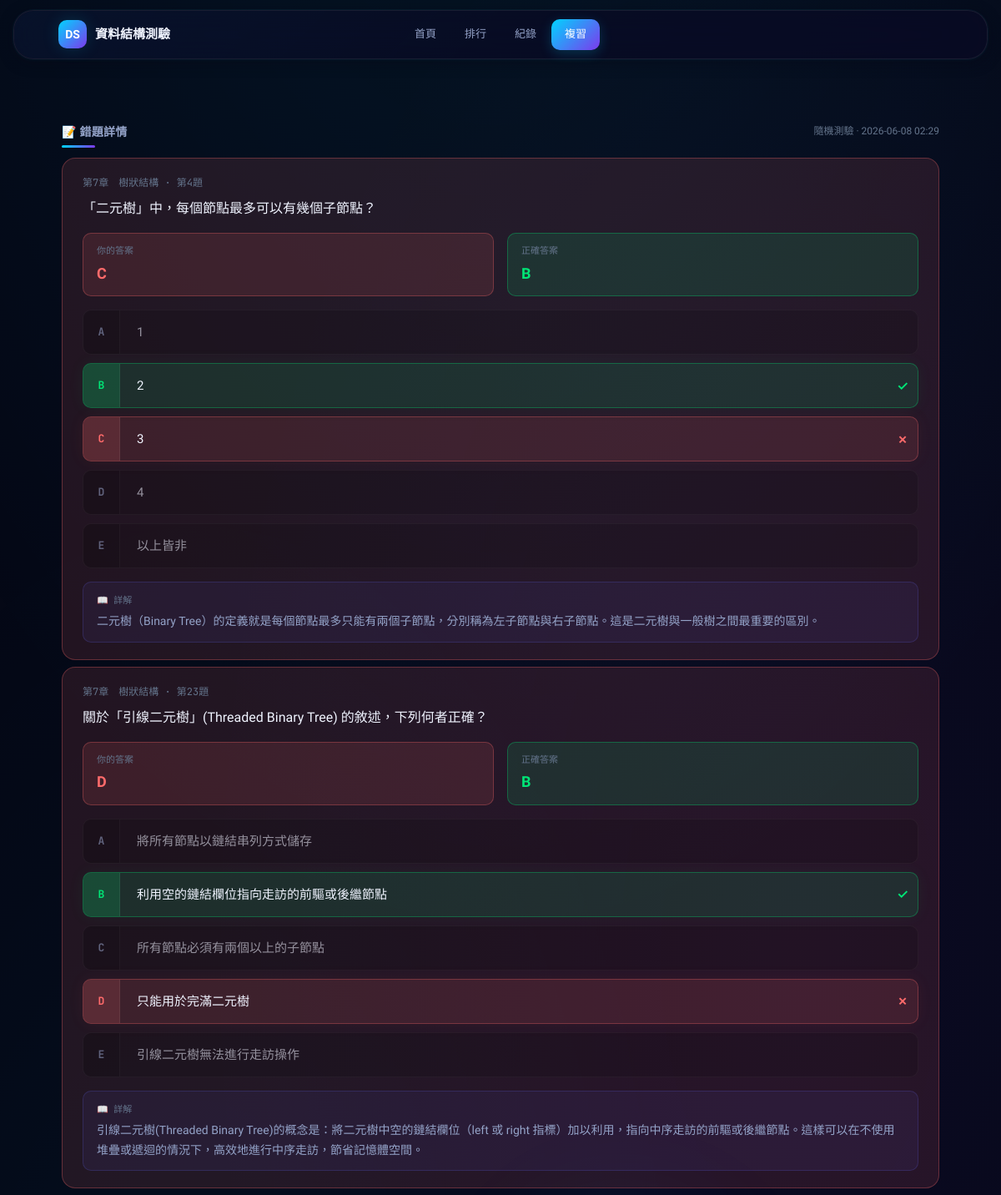
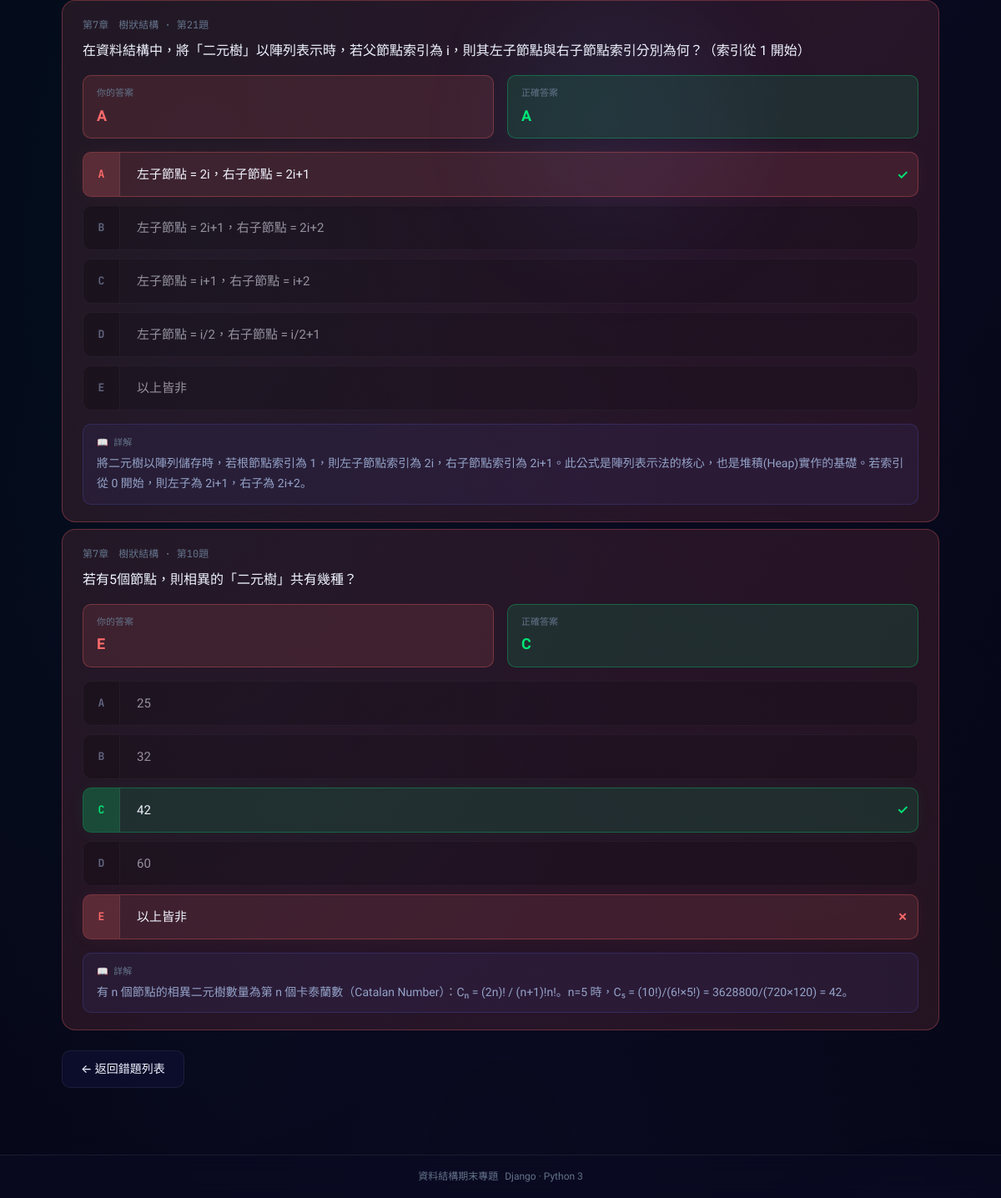
Screenshot of /wrong-answers/37/ with the database file from the repository (2 pictures, top to bottom).
### quiz_app/models.py (models this page shows, shortened)
class QuizRecord(models.Model):
    user = models.ForeignKey(User, on_delete=models.CASCADE, null=True, blank=True, verbose_name='使用者')
    chapter = models.CharField(max_length=50, verbose_name='章節')
    total_questions = models.IntegerField(verbose_name='總題數')
    correct_count = models.IntegerField(verbose_name='答對題數')
    score = models.FloatField(verbose_name='分數')
    time_spent = models.IntegerField(verbose_name='耗時(秒)', default=0)
    is_sr = models.BooleanField(default=False, verbose_name='間隔學習法')
    created_at = models.DateTimeField(auto_now_add=True, verbose_name='作答時間')
    class Meta:
        verbose_name = '作答記錄'
        verbose_name_plural = '作答記錄'
        ordering = ['-created_at']

class WrongAnswer(models.Model):
    quiz_record = models.ForeignKey(QuizRecord, on_delete=models.CASCADE, verbose_name='作答記錄')
    question = models.ForeignKey(Question, on_delete=models.CASCADE, verbose_name='題目')
    user_answer = models.CharField(max_length=1, verbose_name='使用者答案')
    created_at = models.DateTimeField(auto_now_add=True, verbose_name='作答時間')
    class Meta:
        verbose_name = '錯題記錄'
        verbose_name_plural = '錯題記錄'
        ordering = ['-created_at']

class Question(models.Model):
    DIFFICULTY_CHOICES = [
        ('easy', '簡單'),
        ('medium', '中等'),
        ('hard', '困難'),
    ]
    chapter = models.CharField(max_length=50, verbose_name='章節')
    question_number = models.IntegerField(verbose_name='題號')
    question_text = models.TextField(verbose_name='題目')
    question_image = models.ImageField(
        upload_to='quiz_app/images/',
        blank=True,
        null=True,
        verbose_name='題目圖片'
    )
    option_a = models.CharField(max_length=500, verbose_name='選項A')
    option_b = models.CharField(max_length=500, verbose_name='選項B')
    option_c = models.CharField(max_length=500, verbose_name='選項C')
    option_d = models.CharField(max_length=500, blank=True, null=True, verbose_name='選項D')
    option_e = models.CharField(max_length=500, blank=True, null=True, verbose_name='選項E')
    correct_answer = models.CharField(max_length=1, verbose_name='正確答案')
    difficulty = models.CharField(
        max_length=10,
        choices=DIFFICULTY_CHOICES,
        default='medium',
        verbose_name='難易度'
    )
    sequence_group = models.CharField(
        max_length=50,
        blank=True,
        null=True,
        verbose_name='連貫題組別',
        help_text='同一組別的題目會保持順序'
    )
    is_new = models.BooleanField(default=False, verbose_name='自編題目')
    source_note = models.CharField(
        max_length=200, blank=True, verbose_name='題目來源',
        help_text='若為自編題目，請註明來源或設計說明'
    )
    explanation = models.TextField(
        blank=True, verbose_name='題目詳解',
        help_text='作答後顯示的詳細解析，說明為什麼正確答案是對的'
    )
    error_count = models.IntegerField(default=0, verbose_name='累計錯誤次數')
    total_attempt_count = models.IntegerField(default=0, verbose_name='累計答題次數')
    class Meta:
        verbose_name = '題目'
        verbose_name_plural = '題目'
        unique_together = ['chapter', 'question_number']
        ordering = ['chapter', 'question_number']

### quiz_app/views.py (the view)
# urls.py: path('wrong-answers/<int:record_id>/', views.wrong_answers_detail, name='wrong_answers_detail'),
def wrong_answers_detail(request, record_id):
    record = QuizRecord.objects.get(id=record_id)
    wrong_answers = WrongAnswer.objects.filter(quiz_record=record).select_related('question')
    wrong_data = []
    for wrong in wrong_answers:
        question = wrong.question
        options = [
            ('A', question.option_a),
            ('B', question.option_b),
            ('C', question.option_c),
        ]
        if question.option_d:
            options.append(('D', question.option_d))
        if question.option_e:
            options.append(('E', question.option_e))
        wrong_data.append({
            'wrong': wrong,
            'options': options,
            'explanation': question.explanation or '',
        })
    return render(request, 'quiz_app/wrong_answers_detail.html', {
        'record': record,
        'wrong_answers': wrong_data,
    })

### quiz_app/templates/quiz_app/wrong_answers_detail.html (shortened to what this page needs)
<!DOCTYPE html>
<html lang="zh-Hant">
<head>
  {% load static %}
  <link rel="stylesheet" href="{% static 'quiz_app/css/style.css' %}"/>
</head>
<body>
  <div class="stars">
  </div>
  <div class="floating-orb"></div>
<div class="app">
  <header class="header">
    <div class="header-inner">
      <a class="brand" href="{% url 'home' %}">
        <span class="brand-icon">DS</span>
        <span>資料結構測驗</span>
      </a>
      <nav class="nav" id="main-nav">
        <a class="nav-link" href="{% url 'home' %}">首頁</a>
        <a class="nav-link" href="{% url 'leaderboard' %}">排行</a>
        <a class="nav-link" href="{% url 'quiz_records' %}">紀錄</a>
        <a class="nav-link active" href="{% url 'wrong_answers' %}">複習</a>
      </nav>
    </div>
  </header>
  <main>
    <div class="container">
      <div class="section-head">
        <h3 class="section-title">📝 錯題詳情</h3>
        <span class="section-meta">{{ record.chapter }} · {{ record.created_at|date:"Y-m-d H:i" }}{% if is_sr %} <span class="tag tag-purple" style="font-size:11px;">間隔學習</span>{% endif %}</span>
      </div>
      {% if wrong_answers %}
      <div class="wrong-list">
        {% for item in wrong_answers %}
        {% with wrong=item.wrong options=item.options %}
        <div class="wrong-item">
          <div class="mono dim" style="font-size:12px;margin-bottom:8px;">
            {{ wrong.question.chapter }} · 第{{ wrong.question.question_number }}題
          </div>
          <div style="font-size:16px;margin-bottom:16px;line-height:1.6;">{{ wrong.question.question_text }}</div>
          <div style="display:flex;gap:16px;margin-bottom:16px;">
            <div style="flex:1;padding:12px 16px;background:var(--coral-soft);border:1px solid var(--coral-border);border-radius:var(--radius);">
              <div class="mono dim" style="font-size:11px;margin-bottom:4px;">你的答案</div>
              <div style="font-size:18px;font-weight:600;color:var(--coral);">{{ wrong.user_answer|default:"(未作答)" }}</div>
            </div>
            <div style="flex:1;padding:12px 16px;background:var(--mint-soft);border:1px solid var(--mint-border);border-radius:var(--radius);">
              <div class="mono dim" style="font-size:11px;margin-bottom:4px;">正確答案</div>
              <div style="font-size:18px;font-weight:600;color:var(--mint);">{{ wrong.question.correct_answer }}</div>
            </div>
          </div>
          <div class="options">
            {% for option_key, option_text in options %}
            <div class="option {% if option_key == wrong.user_answer %}wrong{% elif option_key == wrong.question.correct_answer %}correct{% else %}faded{% endif %}" style="cursor:default;">
              <span class="opt-letter">{{ option_key }}</span>
              <span class="opt-text">{{ option_text }}</span>
              {% if option_key == wrong.question.correct_answer %}
              <span class="opt-mark" style="color:var(--mint);">✓</span>
              {% elif option_key == wrong.user_answer %}
              <span class="opt-mark" style="color:var(--coral);">✗</span>
              {% endif %}
            </div>
            {% endfor %}
          </div>
          {% if item.explanation %}
          <div style="margin-top:16px;padding:12px 16px;background:rgba(99,102,241,0.08);border:1px solid rgba(99,102,241,0.2);border-radius:var(--radius);font-size:14px;line-height:1.7;color:var(--text-muted);">
            <div class="mono dim" style="font-size:11px;margin-bottom:4px;">📖 詳解</div>
            {{ item.explanation }}
          </div>
          {% endif %}
        </div>
        {% endwith %}
        {% endfor %}
      </div>
      {% else %}
      <div class="empty">
        <div>這次測驗沒有錯題！🎉</div>
      </div>
      {% endif %}
      <div style="margin-top:24px;">
        <a class="btn" href="{% if is_sr %}{% url 'sr_wrong_answers' %}{% else %}{% url 'wrong_answers' %}{% endif %}">← 返回錯題列表</a>
      </div>
    </div>
  </main>
  <footer class="app-footer">
    <div class="container footer-inner" style="padding:0;">
      <div class="dim" style="font-size:12px">資料結構期末專題</div>
      <div class="dim" style="font-size:12px">Django · Python 3</div>
    </div>
  </footer>
</div>
</body>
</html>

### rows the page displays
QuizRecord: chapter "隨機測驗", created_at "2026-06-08 02:29"
WrongAnswer: wrong.question.chapter "第7章 樹狀結構", wrong.question.question_number "4", wrong.question.question_text "「二元樹」中，每個節點最多可以有幾個子節點？", wrong.user_answer "C", wrong.question.correct_answer "B", options "A" "B" "C" "D" "E", options "1" "2" "3" "4", explanation "二元樹（Binary Tree）的定義就是每個節點最多只能有兩個子節點，分別稱為左子節點與右子節點。這是二元樹與一般樹之間最重要的區別。"
Question: options "以上皆非"
WrongAnswer: wrong.question.chapter "第7章 樹狀結構", wrong.question.question_number "23", wrong.question.question_text "關於「引線二元樹」(Threaded Binary Tree) 的敘述，下列何者正確？", wrong.user_answer "D", wrong.question.correct_answer "B", options "A" "B" "C" "D" "E", explanation "引線二元樹(Threaded Binary Tree)的概念是：將二元樹中空的鏈結欄位（left 或 right 指標）加以利用，指向中序走訪的前驅或後繼節點。這樣可以在不使用堆疊或遞迴的情況下，高效地進行中序走訪，節省記憶體空間。"
Question: options "將所有節點以鏈結串列方式儲存" "利用空的鏈結欄位指向走訪的前驅或後繼節點" "所有節點必須有兩個以上的子節點" "只能用於完滿二元樹" "引線二元樹無法進行走訪操作"
WrongAnswer: wrong.question.chapter "第7章 樹狀結構", wrong.question.question_number "21", wrong.question.question_text "在資料結構中，將「二元樹」以陣列表示時，若父節點索引為 i，則其左子節點與右子節點索引分別為何？（索引從 1 開始）", wrong.user_answer "A", wrong.question.correct_answer "A", options "A" "B" "C" "D" "E", explanation "將二元樹以陣列儲存時，若根節點索引為 1，則左子節點索引為 2i，右子節點索引為 2i+1。此公式是陣列表示法的核心，也是堆積(Heap)實作的基礎。若索引從 0 開始，則左子為 2i+1，右子為 2i+2。"
Question: options "左子節點 = 2i，右子節點 = 2i+1" "左子節點 = 2i+1，右子節點 = 2i+2" "左子節點 = i+1，右子節點 = i+2" "左子節點 = i/2，右子節點 = i/2+1" "以上皆非"
WrongAnswer: wrong.question.chapter "第7章 樹狀結構", wrong.question.question_number "10", wrong.question.question_text "若有5個節點，則相異的「二元樹」共有幾種？", wrong.user_answer "E", wrong.question.correct_answer "C", options "A" "B" "C" "D" "E", explanation "有 n 個節點的相異二元樹數量為第 n 個卡泰蘭數（Catalan Number）：Cₙ = (2n)! / (n+1)!n!。n=5 時，C₅ = (10!)/(6!×5!) = 3628800/(720×120) = 42。"
Question: options "25" "32" "42" "60" "以上皆非"
